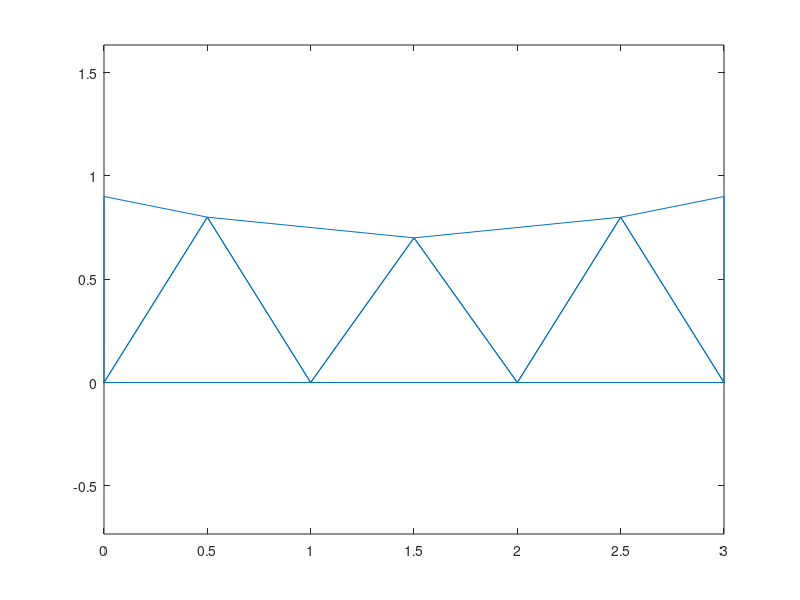

The MATLAB source for this figure:
clear; clc; clf;
% nodal coordinates.
coord = [0 0; 1 0; 2 0; 3 0; 0 1; 0.5 1; 1.5 1; 2.5 1; 3 1];
% connectivity.
conne = [1 6 5; 1 2 6; 2 7 6; 2 3 7; 3 8 7; 3 4 8; 4 9 8];
% y-displacements
ydis = [0 0 0 0 0.1 0.2 0.3 0.2 0.1]';
% 
coord_dis = [coord(:, 1) coord(:, 2) - ydis];

triplot(conne, coord_dis(:,1), coord_dis(:,2));
axis tight equal